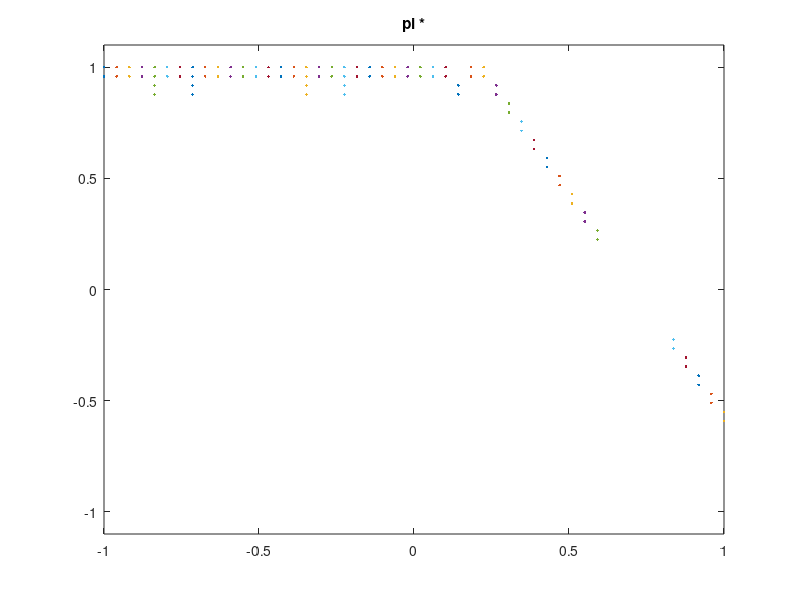

The MATLAB source for this figure: (Note: this script raises an error after producing the figure.)
close all;
clear all;


discretization=50;
gamma=0.9;

A=-1:2/(discretization-1):1;
S=-1:2/(discretization-1):1;

R_absorbing = 0;

function x=gauss(x,m,s)
  inv_sqrt_2pi = 0.3989422804014327;
  a=(x - m) / s;
  x = (inv_sqrt_2pi / s) * exp(-0.5 * a * a);
endfunction

function x = R_solo(s)
    x = -1 + gauss(s, 0.7, 0.05);
%    if(s < -0.3)
%      x = -1 + gauss(s, -0.3, 0.05);
%    else
%      x= -1;
%    endif
endfunction

function x = R(s)
  if size(s, 2) == 1
    x = R_solo(s);
  else
    x=zeros(size(s));
    for i=1:size(s, 2)
      x(i) = R_solo(s(i));
    endfor
  endif
endfunction

function x = T(s, a)
    x = s + a / 2.;
%    x1 = 0.5*s+ sin(a-0.5);
%    x2 = tanh(s * a + 0.2);
%    x3 = tanh(abs(s)-a);
%    x = (x1+x2 +x3);
%    xmin = -0.68461;
%    xmax= 1.8131;
%    x = ((2*(x - xmin))/(xmax-xmin)) -1;
endfunction

%return


% value iteration
V = zeros(1, discretization);
diffV = 1;
iter=0;
while diffV > 0.00001
  oldV=V;
  for i=1:size(V,2)
    bestVal = -inf;
    if R(S(i)) >= R_absorbing
      bestVal = -inf;
    else 
      for a=A
        sp=T(S(i), a);
        [_idc, sp_index] = min(abs(sp - S));
        possible_val = R(S(sp_index));
        if( R(S(sp_index))  < R_absorbing )
          possible_val = possible_val + gamma * V(sp_index);
        endif
        if(bestVal < possible_val)
          bestVal = possible_val;
        endif
      endfor
    endif
    V(i) = bestVal;
  endfor
  iter= iter + 1;
  diffV = sum(abs(oldV - V));
  if iter < 15
    diffV = 1;
  endif
endwhile
printf('value iteration : %d iter\n', iter);


% best policy
%p = zeros(1, discretization);
clear p
for i=1:discretization
  if(R(S(i)) >= R_absorbing)
      p{i}=[];
  else
  bestVal = -inf;
  indBestVal = A(1);
  p{i}=[A(1)];
  for a=A
    sp=T(S(i), a);
    [_idc, sp_index] = min(abs(sp - S));
    possible_val = R(S(sp_index));
    if( R(S(sp_index))  < R_absorbing )
         possible_val = possible_val + gamma * V(sp_index);
    endif
    if(bestVal < possible_val)
      bestVal = possible_val;
      indBestVal = a;
      p{i}= [indBestVal];
    elseif(bestVal == possible_val)
      p{i}= [p{i} a];
    endif
  endfor
    %p(i) = indBestVal;
  endif
endfor

figure
for i=1:discretization
  plot(ones(1, size(p{i},2))*S(i), p{i},'.'); hold on;
endfor
title('pi *')
ylim([-1.1 1.1])

%h1=figure;
%for k=1:S_REQUIERED
%  is = samples(k,1);
%  ia = samples(k,2);
%  plot(S(is),A(ia)); hold on;
%endfor
%title('SxA pi')
%axis([-1 1 -1 1])
%
%h2=figure;
%for k=1:S_REQUIERED
%  is = samples(k,1);
%  rvs = samples(k,5);
%  plot(S(is),rvs); hold on;
%endfor
%title('SxV score')
%axis([-1 1 0 1])

function samples = generateSample(samples, S_REQUIERED,S, A, R_absorbing, V, gamma)
  for k=1:S_REQUIERED
    is=randi(size(S,2));
    while ( R(S(is)) >= R_absorbing)
      is=randi(size(S,2));  
    endwhile
    
    ia=randi(size(A,2));
    
    next_s=T(S(is), A(ia));
    next_r=R(next_s);
    next_RVs = next_r;
    if(next_r < R_absorbing)
      [a_, closest] = min(abs(S - next_s));
      if(V(closest) == -Inf) 
        sub2= abs(S - next_s);
        sub2(closest)=Inf;
        [a_, closest] = min(sub2);
      endif
      next_RVs = next_RVs +gamma * V(closest);
    endif
    
    samples(end+1, :)=[is, ia, next_s, next_r, next_RVs, next_RVs];
  endfor

  %normalize Rvs
  a=min(samples(:,5));
  b=max(samples(:,5));
  samples(:,5)=(samples(:,5) - a)/(b-a);

endfunction

%compute Frontier
function y = kernel(s, s2, w )
  #gaussian
  y = gauss(s, s2, w)*(w/0.3989422804014327);
  
  #triangular
  #y = (1 - w *abs(s-s2));
  
  #epanechnikov
  #y = (1 - w *(s-s2)*(s-s2));
  
  #quadratic
  #y = (1 - w *(s-s2)*(s-s2))*(1 - w *(s-s2)*(s-s2));
endfunction

#400 gauss 0.12190
#400 trian  0.086440
#400 epanechnikov  0.097
#400 quadra 0.11710


S_REQUIERED=4;
samples=[];

old_sigma=zeros(1, discretization);
sigma=rand(1, discretization )/10;

samples = generateSample(samples, 400, S, A, R_absorbing, V, gamma);

h5=figure;
%while (sum(abs(old_sigma - sigma)) > 0.000001)
for pp=1:180

old_sigma = sigma;

%samples = generateSample(samples, S_REQUIERED, S, A, R_absorbing, V, gamma);


clear efficacity;
clear sample_efficacity;
clear phat;
Mrvs=zeros(1,size(S,2));
iMrvs=zeros(1,size(S,2));
 for i=1:size(S,2)
  clear local_rvs;
  for j=1:size(samples,1)
    local_rvs(end+1) = kernel(S(i), S(samples(j,1)), sigma(i))*samples(j,5);
  endfor
  [Mrvs(i), iMrvs(i)] = max(local_rvs);
  phat(i) = A(samples(iMrvs(i),2));
  if(size(p{i},2) == 0)
  efficacity(i) = 0;
  else
    efficacity(i) = min(abs(phat(i) - p{i}));
    
    
    %deducting over sigma
    %state is in the sample
    for j=find(samples (:,1) == i)'
      save_val = local_rvs(j);
      local_rvs(j)=-Inf;
      [idc, iMrvs_diff_than_me] = max(local_rvs);
      phat_diff_than_me = A(samples(iMrvs_diff_than_me,2));
      efficacity_diff_than_me = min(abs(phat_diff_than_me - p{i}));
    
      own_eff = min(abs(A(samples(j,2)) - p{i}));
      if(own_eff < efficacity(i) && iMrvs(i) != j) % i am better than the max without being it
%        printf('decrease sigma in %f \n', S(samples(j,1)));
        sigma(i) = sigma(i) + 0.01 * (own_eff - efficacity(i));
      elseif (own_eff > efficacity_diff_than_me && iMrvs(i) == j) %i am worst than the max(without me), but it's me
%        printf('increase sigma in %f \n', S(samples(j,1)));
        sigma(i) = sigma(i) + 0.01 * (own_eff - efficacity_diff_than_me)  ;
      else
        %printf('sigma ok\n');
      endif
      
       local_rvs(j) = save_val;
    endfor
    
    if(sum(samples (:,1) == i) >0)
      sample_efficacity(end+1)=efficacity(i);
    endif
  endif
 endfor
%plot(S,Mrvs, 'r')


%compute bestPolicy?
%figure(h1);
%plot(S, phat, 'r')

printf('eff : %f, sigma : %f, local eff : %f \n',mean(efficacity), sum(sigma), mean(sample_efficacity));
fflush(stdout);
figure(h5);
plot(sum(sigma), mean(efficacity), '.'); hold on;
axis()
%sleep(1);
%endwhile

if pp == 1
  h1=figure;
  for k=1:size(samples,1)
    is = samples(k,1);
    ia = samples(k,2);
    plot(S(is),A(ia)); hold on;
  endfor
  % for i=1:size(S,2)
  %  plot(S(i),A(samples(iMrvs(i),2)), 'ro');
  %endfor
  plot(S,A(samples(iMrvs,2)), 'r');

  title('SxA pi')
  axis([-1 1 -1 1])
endif

endfor


h9=figure;
for k=1:size(samples,1)
  is = samples(k,1);
  ia = samples(k,2);
  plot(S(is),A(ia)); hold on;
endfor
% for i=1:size(S,2)
%  plot(S(i),A(samples(iMrvs(i),2)), 'ro');
%endfor
plot(S,A(samples(iMrvs,2)), 'r');

title('SxA pi')
axis([-1 1 -1 1])


